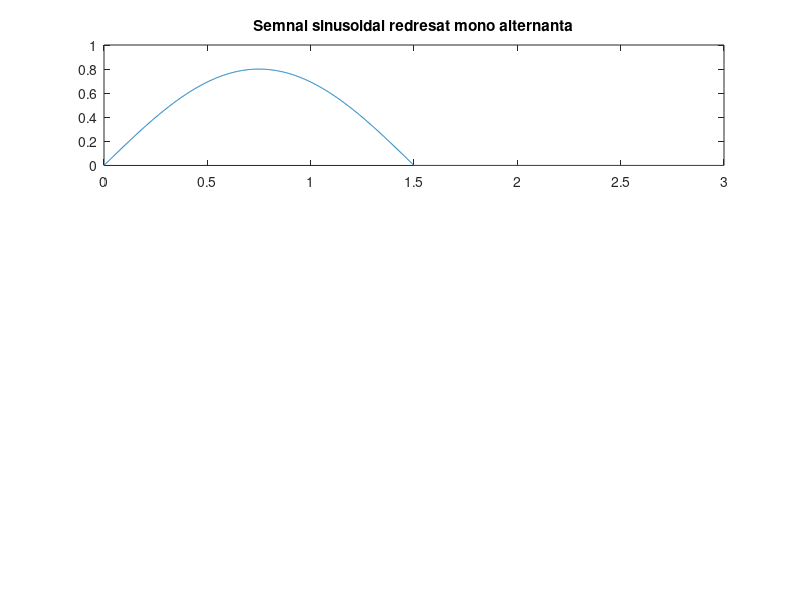

Recreate this plot in MATLAB. (Note: this script raises an error after producing the figure.)
%Exercitiul 4 din tema de casa

%Semnal sinusoidal cu rezolutie temporara de 2ms
A = 0.8; % amplitudinea semnalului
T = 3; %perioada semnalului
F = 1 / T; %frecventa semnalului definita ca inversul perioadei
t = 0:0.002:3; % timpul de la 0 la 3 secunde cu rezolutie temporara de 2ms
s = A*sin(2*pi*F*t); %generam un semnal sinusoidal de perioada t si amplitudine A
for i = 1:length(s) %pentru a avea semnal sinusoidal redresat mono alternanta
    if s(i)<0
        s(i)=0;
    end
end
subplot(3,1,1), plot(t,s)
axis([0 3 0 1])
title('Semnal sinusoidal redresat mono alternanta') %titlul graficului
gtext('Rezolutie temporara de 2ms')
xlabel('Timp [s]') %eticheta de pe abscisa este 'Timp [s]'
ylabel('Amplitudine') %eticheta de pe ordonata este 'Amplitudine'
grid %afisam linii de grila

%Semnal sinusoidal cu rezolutie temporara de 20ms
t = 0:0.02:3; % timpul de la 0 la 3 secunde cu rezolutie temporara de 20ms
s = A*sin(2*pi*F*t); %generam un semnal sinusoidal de perioada t si amplitudine A
for i = 1:length(s) %pentru a avea semnal sinusoidal redresat mono alternanta
    if s(i)<0
        s(i)=0;
    end
end
subplot(3,1,2), plot(t,s)
axis([0 3 0 1])
title('Semnal sinusoidal redresat mono alternanta') %titlul graficului
gtext('Rezolutie temporara de 20ms')
xlabel('Timp [s]') %eticheta de pe abscisa este 'Timp [s]'
ylabel('Amplitudine') %eticheta de pe ordonata este 'Amplitudine'
grid %afisam linii de grila

%Semnal sinusoidal cu rezolutie temporara de 200ms
t = 0:0.2:3; % timpul de la 0 la 3 secunde cu rezolutie temporara de 200ms
s = A*sin(2*pi*F*t); %generam un semnal sinusoidal de perioada t si amplitudine A
for i = 1:length(s) %pentru a avea semnal sinusoidal redresat mono alternanta
    if s(i)<0
        s(i)=0;
    end
end
subplot(3,1,3), plot(t,s)
axis([0 3 0 1])
title('Semnal sinusoidal redresat mono alternanta') %titlul graficului
gtext('Rezolutie temporara de 200ms')
xlabel('Timp [s]') %eticheta de pe abscisa este 'Timp [s]'
ylabel('Amplitudine') %eticheta de pe ordonata este 'Amplitudine'
grid %afisam linii de grila